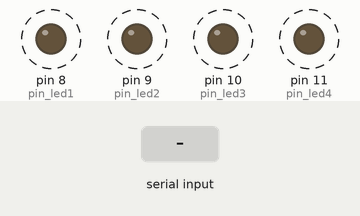
Recording of a sketch running on a simulated Arduino Uno, built with avr-gcc and run on an emulated ATmega328P. On the bench: output pins drawn as LEDs (lit = HIGH). Dashed ring = blinking. The inputs (shaded band) are chosen by the test bench. What the sketch prints to the serial monitor is not drawn.

Above: at 1.2 s.
1.3 s: byte 30 received over Serial
3.5 s: byte 90 received over Serial
5.5 s: byte 120 received over Serial
Timing chart, 0 to 13.5 s (numbered marks = the images above; inputs shaded):
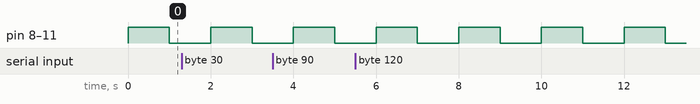

The sketch:

Atividade_1.ino
```cpp
#define pin_led1 8  // Definindo que o pino 8 se chama "pin_led1"
#define pin_led2 9  // Definindo que o pino 9 se chama "Pin_led2"
#define pin_led3 10 // Definindo que o pino 10 se chama "Pin_led3"
#define pin_led4 11 // Definindo que o pino 11 se chama "Pin_led4"

void setup() {
Serial.begin(9600);
pinMode(pin_led1, OUTPUT);
pinMode(pin_led2, OUTPUT);
pinMode(pin_led3, OUTPUT);
pinMode(pin_led4, OUTPUT);
}

void loop() {
if (Serial.available() == 1 ) {
  char i = Serial.read();
  Serial.println(i);
}
Serial.println("Liga LED");
digitalWrite(pin_led1, HIGH);
digitalWrite(pin_led2, HIGH);
digitalWrite(pin_led3, HIGH);
digitalWrite(pin_led4, HIGH);
delay(1000);
Serial.println("Desliga LED");
digitalWrite(pin_led1, LOW);
digitalWrite(pin_led2, LOW);
digitalWrite(pin_led3, LOW);
digitalWrite(pin_led4, LOW);
delay(1000);
}
```

Measured:
- by itself, pin 8 (pin_led1), pin 9 (pin_led2), pin 10 (pin_led3), pin 11 (pin_led4): alternates HIGH for 1.0 s and LOW for 1.0 s
